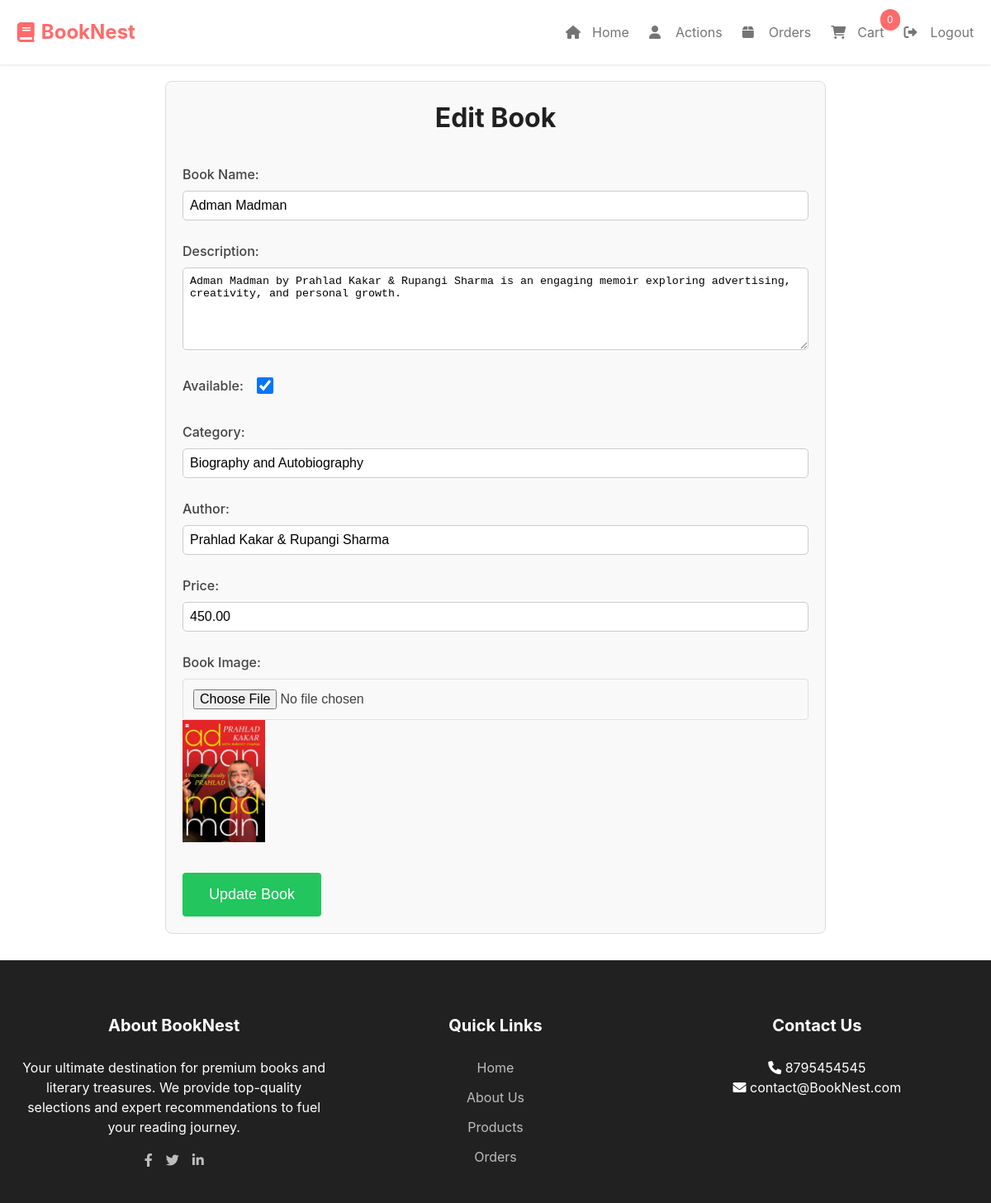
/addProduct.php?id=1 (signed in), run on the app's committed database.
### tables this page shows
CREATE TABLE `products` (
  `ProductID` int(11) NOT NULL,
  `Category` varchar(50) DEFAULT NULL,
  `AuthorName` varchar(50) DEFAULT NULL,
  `ProductName` varchar(100) DEFAULT NULL,
  `ImagePath` varchar(255) DEFAULT NULL,
  `Description` text DEFAULT NULL,
  `Price` decimal(10,2) DEFAULT NULL,
  `isAvailable` tinyint(1) NOT NULL DEFAULT 1
);

### addProduct.php (the view, shortened to what this page needs)
<?php
require_once 'require/config.php';
$bookname = "";
$description = "";
$category = "";
$author = "";
$price = "";
$image_path = "";
$book_id = isset($_GET['id']) ? intval($_GET['id']) : null;
if ($book_id) {
    $query = "SELECT * FROM products WHERE ProductID = ?";
    $stmt = $conn->prepare($query);
    $stmt->bind_param("i", $book_id);
    $stmt->execute();
    $result = $stmt->get_result();
    if ($result->num_rows > 0) {
        $book = $result->fetch_assoc();
        $bookname = $book['ProductName'];
        $description = $book['Description'];
        $category = $book['Category'];
        $author = $book['AuthorName'];
        $price = $book['Price'];
        $image_path = $book['ImagePath'];
        $isAvailable = $book['isAvailable'];
    }
}
?>
<!DOCTYPE html>
<html lang="en">
<head>
    <link rel="stylesheet" href="https://cdnjs.cloudflare.com/ajax/libs/font-awesome/6.0.0-beta3/css/all.min.css">
    <link rel="stylesheet" href="css/nav&footer.css">
    <link rel="stylesheet" href="css/index.css">
    <link rel="stylesheet" href="css/addProduct.css">
    <link rel="stylesheet" href="css/alert.css">
</head>
<body>
    <?php require 'require/nav.php'; ?>
    <div class="container">
        <h2 class="section-title"><?= $book_id ? 'Edit' : 'Add' ?> Book</h2>
        <form action="addProduct.php<?= $book_id ? '?id=' . $book_id : '' ?>" method="POST" enctype="multipart/form-data">
            <div class="form-group">
                <label for="bookname">Book Name:</label>
                <input type="text" id="bookname" name="bookname" value="<?= htmlspecialchars($bookname) ?>" required>
            </div>
            <div class="form-group">
                <label for="description">Description:</label>
                <textarea id="description" name="description" required><?= htmlspecialchars($description) ?></textarea>
            </div>
           <?php
           if($book_id): ?>
            <div class="form-group checkbox">
                <label for="isAvailable">Available:</label>
                <input type="checkbox" id="isAvailable" name="isAvailable" <?= $isAvailable ? 'checked' : '' ?>>
            </div>
           <?php endif?>
            <div class="form-group">
                <label for="category">Category:</label>
                <input type="text" id="category" name="category" list="categoryList" value="<?= htmlspecialchars($category) ?>" required>
            </div>
            <div class="form-group">
                <label for="author">Author:</label>
                <input type="text" id="author" name="author" value="<?= htmlspecialchars($author) ?>" required>
            </div>
            <div class="form-group">
                <label for="price">Price:</label>
                <input type="number" step="1" min="1" id="price" name="price" value="<?= htmlspecialchars($price) ?>" required>
            </div>
            <div class="form-group">
                <label for="image">Book Image:</label>
                <input type="file" id="image" name="image" accept="image/*">
                <?php if ($image_path) : ?>
                    <img src="<?= htmlspecialchars($image_path) ?>" alt="Book Image" width="100">
                <?php endif; ?>
            </div>
            <button class="checkout-btn" type="submit" name="submit"><?= $book_id ? 'Update' : 'Add' ?> Book</button>
        </form>
    </div>
</body>
</html>

### css/nav&footer.css (style rules this page uses)
:root { --success: #22c55e; --danger: #ef4444; --gray-200: #EEEEEE; }
#footer { background-color: var(--gray-900); color: #fff; padding: 4rem 1rem 2rem; margin-top: 2rem; }
.footer-content { max-width: 1280px; margin: 0 auto; display: flex; flex-wrap: wrap; text-align: center; }
.footer-section { flex: 1 1 calc(33%); }
.footer-section h3 { font-size: 1.25rem; margin-bottom: 1.5rem; }
.social-links { display: flex; justify-content: center; gap: 1rem; margin-top: 1rem; }
.social-link { color: #fff; opacity: 0.7; transition: opacity 0.2s, color 0.2s; }
.footer-section ul { list-style: none; }
.footer-section ul li { margin-bottom: 0.75rem; }
.footer-section ul a { color: var(--gray-400); text-decoration: none; transition: color 0.2s; }
.checkout-btn { display: inline-block; padding: 1rem 2rem; background: var(--success); color: white; border: none; border-radius: 4px; cursor: pointer; text-decoration: none; font-size: 1.125rem; margin-top: 1rem; transition: opacity 0.2s; }
.form-group { margin-bottom: 1.5rem; }
.form-group label { display: block; margin-bottom: 0.5rem; font-weight: 500; }
.form-group input, .form-group select { width: 100%; padding: 0.75rem; border: 1px solid var(--gray-300); border-radius: 4px; font-size: 1rem; }

### css/index.css (style rules this page uses)
:root { --primary: #FF6B6B; --primary-dark: #EE5253; --secondary: #4ECDC4; --warning: #FFB900; --gray-50: #FAFAFA; --gray-100: #F5F5F5; --gray-200: #EEEEEE; --gray-300: #E0E0E0; --gray-400: #BDBDBD; --gray-500: #9E9E9E; --gray-600: #757575; --gray-700: #616161; --gray-800: #424242; --gray-900: #212121; }
* { margin: 0; padding: 0; box-sizing: border-box; scroll-behavior: smooth; scrollbar-width: thin; scrollbar-color: var(--primary) transparent; }
body { font-family: -apple-system, BlinkMacSystemFont, 'Segoe UI', Roboto, Oxygen, Ubuntu, Cantarell, sans-serif; line-height: 1.5; color: var(--gray-800); }
a { color: unset; text-decoration: none; }
.section-title { text-align: center; font-size: 2rem; margin-bottom: 2rem; color: var(--gray-900); }

### css/addProduct.css (style rules this page uses)
.container { max-width: 800px; margin: 20px auto; padding: 20px; border: 1px solid #ddd; border-radius: 8px; background: #f9f9f9; }
.form-group { margin-bottom: 15px; }
label { display: block; margin-bottom: 5px; }
input[type="text"], input[type="number"], textarea { width: 100%; padding: 8px; margin-bottom: 10px; border: 1px solid #ccc; border-radius: 5px; }
textarea { height: 100px; }
.checkbox { display: flex; justify-content: start; gap: 1rem; align-items: stretch; margin-bottom: 2rem; }
.checkbox label { margin: unset; }
.checkbox input[type="checkbox"] { width: 20px; }

### data on the page
products: bookname "Adman Madman", description "Adman Madman by Prahlad Kakar & Rupangi Sharma is an engaging memoir exploring advertising, creativity, and personal growth.", isAvailable "☑", category "Biography and Autobiography", author "Prahlad Kakar & Rupangi Sharma", price "450.00", ImagePath (picture)

### other printed values
$cart_count "0"
